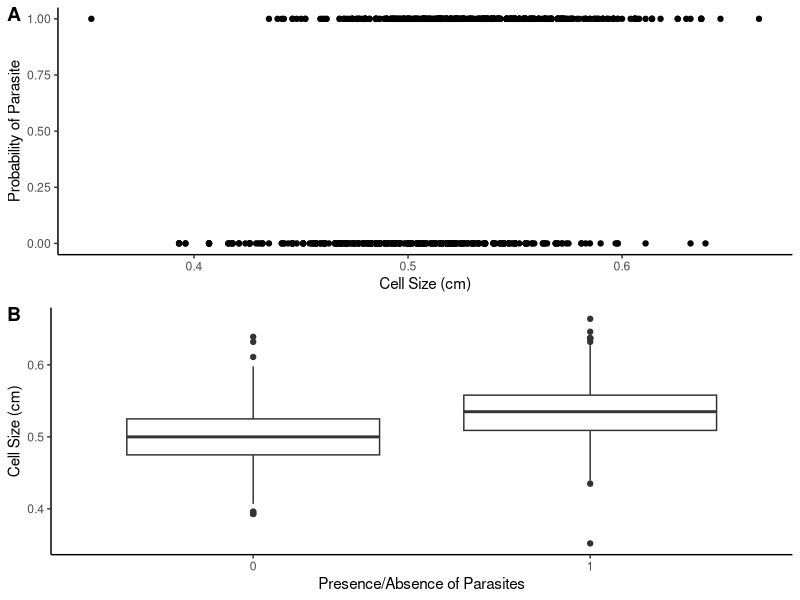
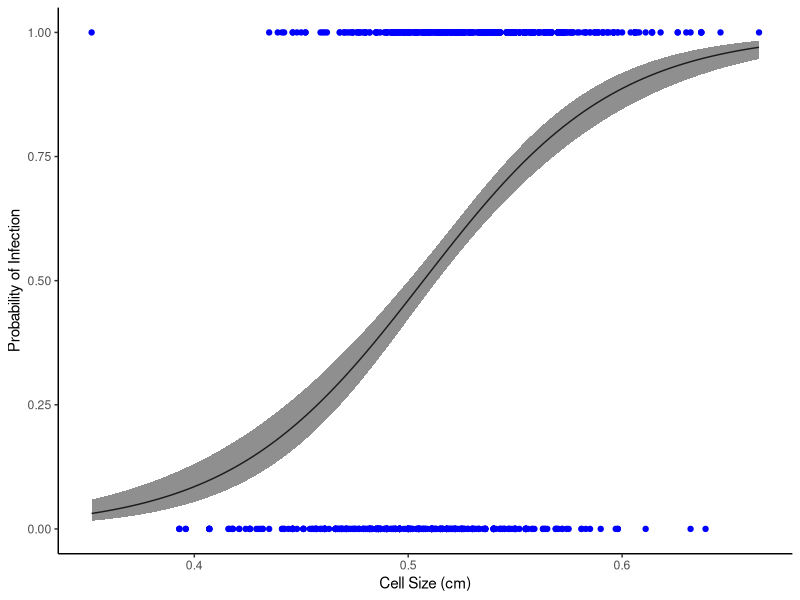
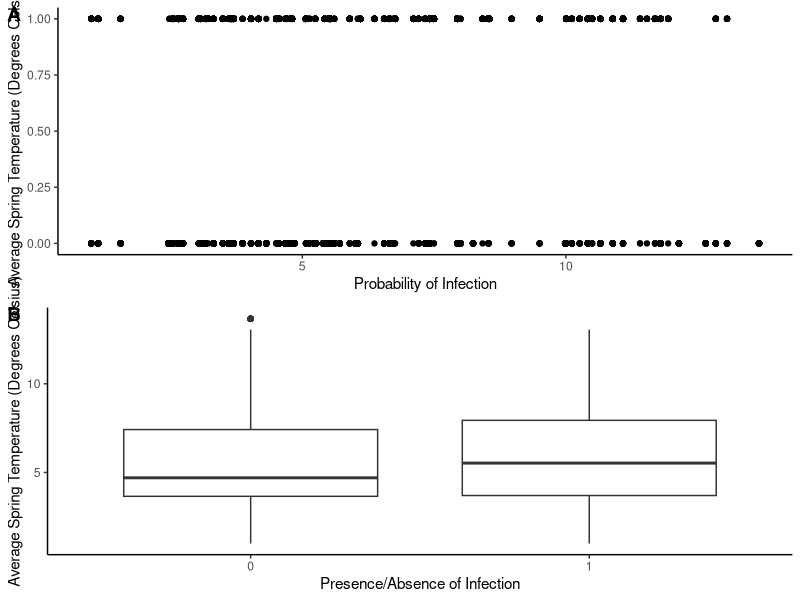
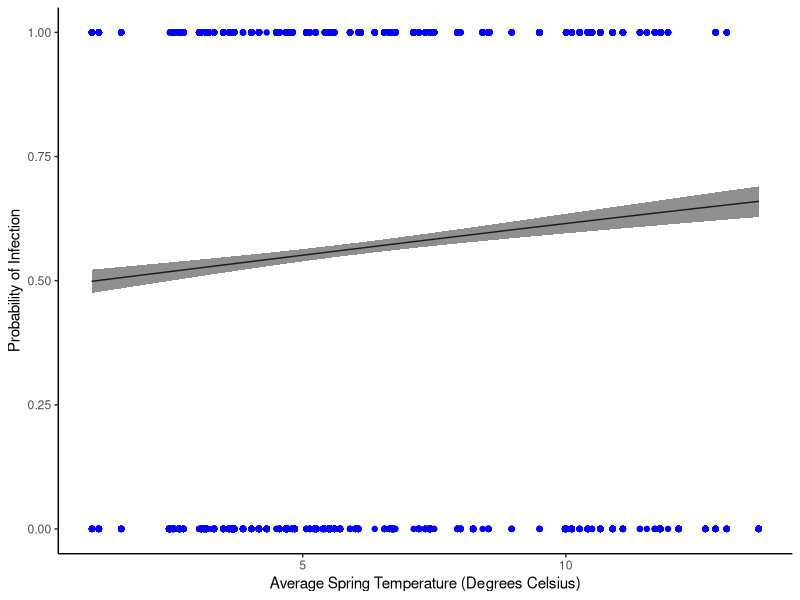
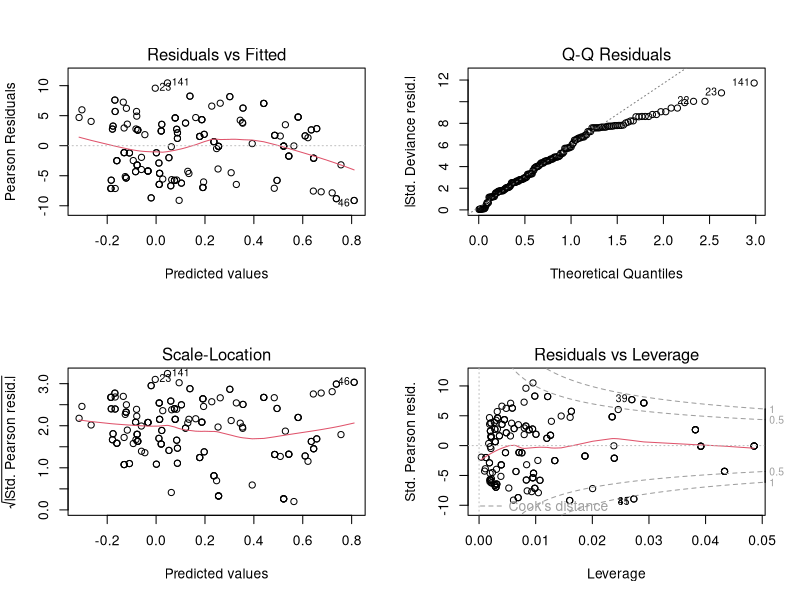
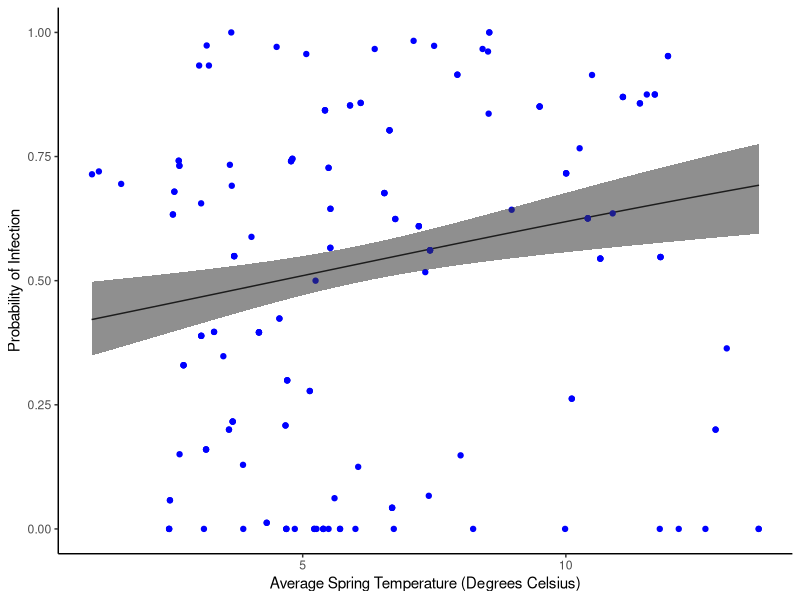
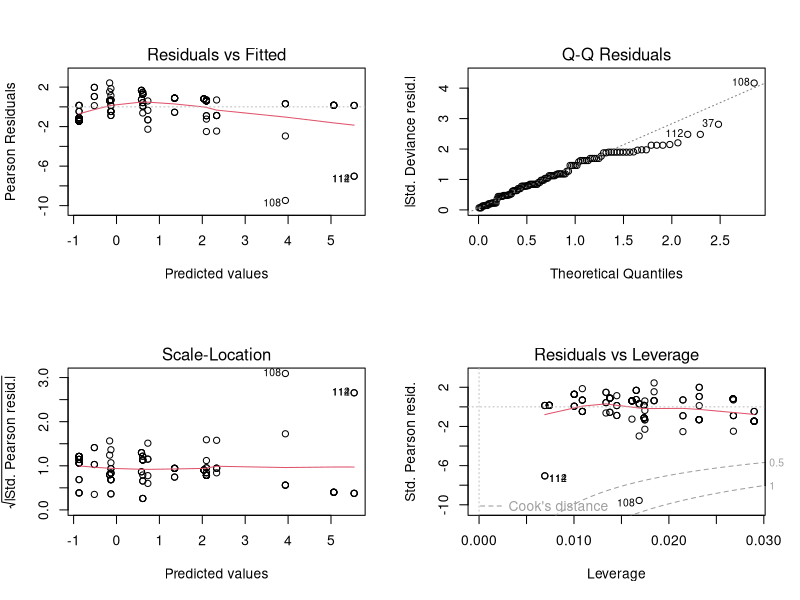
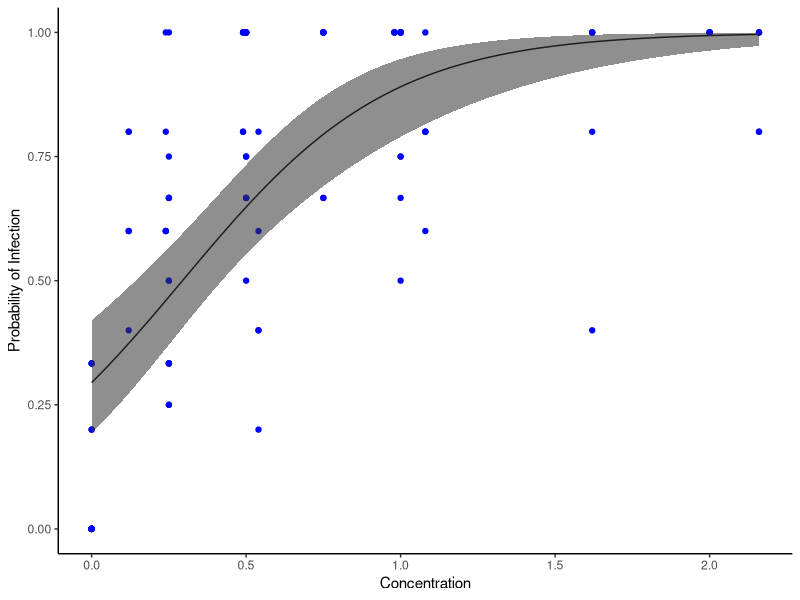

Reproduce these figures in R, in order.
# housekeeping
rm(list=ls())

# load packages
require(ggplot2)
require(ggpubr)

# reading and inspecting data
worker <- read.csv("../data/workerbees.csv", stringsAsFactors = T)
str(worker)

summary(worker$Parasites)
    # 1 means parasites present
    # binary data

scatterplot<- ggplot(worker, aes(x = CellSize, y = Parasites))+
    geom_point()+
    labs(x = "Cell Size (cm)", y = "Probability of Parasite")+
    theme_classic()
boxplot<- ggplot(worker, aes(x=factor(Parasites), y=CellSize))+
    geom_boxplot()+
    theme_classic()+
    labs(x="Presence/Absence of Parasites", y="Cell Size (cm)")
ggarrange(scatterplot, boxplot, labels=c("A", "B"), ncol=1, nrow=2)

# fitting model
M1 <- glm(Parasites~CellSize, data = worker, family = "binomial")
summary(M1)

anova(M1, test = "Chisq")

# finding flip
abs(-11.25/22.175)
    # 0.507
    # at this cellsize the prob of parasites flips from 0 to 1

# prepping model
range(worker$CellSize)

new_data <- data.frame(CellSize=seq(from=0.352, to=0.664, length=100))
predictions <- predict(M1, newdata = new_data, type = "link", se.fit = TRUE)
    # TYPE = LINK predicted the fit and se on log-linear scale
new_data$pred<- predictions$fit
new_data$se<- predictions$se.fit
new_data$upperCI<- new_data$pred+(new_data$se*1.96)
new_data$lowerCI<- new_data$pred-(new_data$se*1.96)
str(new_data)

# making the Plot 
ggplot(new_data, aes(x=CellSize, y=plogis(pred)))+ 
  geom_line(col="black")+
  geom_point(worker, mapping = aes(x=CellSize, y=Parasites), col="blue")+
  geom_ribbon(aes(ymin=plogis(lowerCI), ymax=plogis(upperCI), alpha=0.2), show.legend = FALSE)+ 
  labs(y="Probability of Infection", x="Cell Size (cm)")+
  theme_classic()

# pseudoRsquared
1-(1104.9/1259.6)
    # model explains only 0.12 of variation of parasite prob

## new data

# load
chytrid<- read.csv("../data/chytrid.csv", stringsAsFactors= T)
str(chytrid)
    # infectionstatus = binary

scatterplot<-ggplot(chytrid, aes(x=Springavgtemp, y=InfectionStatus))+
  geom_point()+
  labs(x= "Probability of Infection", y="Average Spring Temperature (Degrees Celsius)")+
  theme_classic()
boxplot<- ggplot(chytrid, aes(x=factor(InfectionStatus), y=Springavgtemp))+
  geom_boxplot()+
  theme_classic()+
  labs(x="Presence/Absence of Infection", y="Average Spring Temperature (Degrees Celsius)")
ggarrange(scatterplot, boxplot, labels=c("A","B"), ncol=1, nrow=2)

# fitting model
M2 <- glm(InfectionStatus~Springavgtemp, data = chytrid, family = "binomial")
summary(M2)
anova(M2, test = "Chisq")

# flipping point
abs(-0.06/0.05)
    # 1.2 degrees celsius
    # hotter than this -> more likely to be infected

# pseudoRsquared
1-(9270/9310)
    # model explains not much

# prepping plot
range(chytrid$Springavgtemp) # Finding the range of Average Spring Temperature
new_data <- data.frame(Springavgtemp=seq(from=0.99, to=13.67, length=100))
predictions<- predict(M2, newdata = new_data, type = "link", se.fit = TRUE) # the type="link" here predicted the fit and se on the log-linear scale. 
new_data$pred<- predictions$fit
new_data$se<- predictions$se.fit
new_data$upperCI<- new_data$pred+(new_data$se*1.96)
new_data$lowerCI<- new_data$pred-(new_data$se*1.96)

# Making the Plot 
ggplot(new_data, aes(x=Springavgtemp, y=plogis(pred)))+ 
  geom_line(col="black")+
  geom_point(chytrid, mapping = aes(x=Springavgtemp, y=InfectionStatus), col="blue")+
  geom_ribbon(aes(ymin=plogis(lowerCI), ymax=plogis(upperCI), alpha=0.2), show.legend = FALSE)+ 
  labs(y="Probability of Infection", x="Average Spring Temperature (Degrees Celsius)")+
  theme_classic()

## analysing the data as a BINOMIAL (not binary) outcome

chytrid_binomial<- read.csv("../data/chytrid_binomial.csv", stringsAsFactors = T)
str(chytrid_binomial)

# fitting the model
M3 <- glm(cbind(Positives, Total-Positives)~AverageSpringTemp, data =
    chytrid_binomial, family = "binomial")
    # cbind = column bind
    # combine the number of infections with the number of non-infections
        # these get plugged into the logit link function
        # to calc log odds ratio

summary(M3)
    # for every 1C increase in temp, log odds of infection increases by 0.09
        # which is an increase in odds of 1.094 (exp(0.09))
        # so 1C increase in temp = 9.4% higher odds
anova(M3, test = "Chisq")

# flip point
abs(-0.4/0.09)
    # 4.44 C is flip pt

# pseudoRsquared
1-(4795.7/5055.4)
    # 0.05 of var explained

# model validation
4795.7/173
    # dispersion parameter- 27.72
    # overdispersed
        # simplistic model?
        # outliers?

# diagnostic plots
par(mfrow=c(2,2))
plot(M3)
sum(cooks.distance(M3)>1)
    # 2 outliers

# fitting a quasi-binomial model
M4 <- glm(cbind(Positives, Total-Positives)~AverageSpringTemp, data = 
    chytrid_binomial, family = "quasibinomial")
summary(M4)
anova(M4, test = "F") # for quasi we use the F test

# estimate values do not change but SEs increase

# prepping plot
range(chytrid_binomial$AverageSpringTemp)

new_data <- data.frame(AverageSpringTemp=seq(from=0.99, to=13.67, length=100))
predictions<- predict(M4, newdata = new_data, type = "link", 
    se.fit = TRUE) # the type="link" here predicted the fit and se on the log-linear scale. 
new_data$pred<- predictions$fit
new_data$se<- predictions$se.fit
new_data$upperCI<- new_data$pred+(new_data$se*1.96)
new_data$lowerCI<- new_data$pred-(new_data$se*1.96)

# Making the Plot 
ggplot(new_data, aes(x=AverageSpringTemp, y=plogis(pred)))+ 
  geom_line(col="black")+
  geom_point(chytrid_binomial, mapping = aes(x=AverageSpringTemp, y=(Positives/Total)), col="blue")+
  geom_ribbon(aes(ymin=plogis(lowerCI), ymax=plogis(upperCI), alpha=0.2), show.legend = FALSE)+ # adding CI
  labs(y="Probability of Infection", x="Average Spring Temperature (Degrees Celsius)")+
  theme_classic()

## New data

# reading data, fitting model
mites <- read.csv("../data/bee_mites.csv")
str(mites)
M5<-glm(cbind(Dead_mites, Total-Dead_mites)~Concentration, data = 
mites, family = "binomial")
summary(M5)
anova(M5, test = "Chisq")

194.82/113
    # dispersion factor- 1.72
    # overdispersed a bit- do a quasi

dev.off()
par(mfrow=c(2,2))
plot(M5)

# fitting quasi-binomial model
M6 <- glm(cbind(Dead_mites, Total-Dead_mites)~Concentration, data = 
mites, family = "quasibinomial")

range(mites$Concentration)

new_data <- data.frame(Concentration = seq(from = 0, to=2.16, length = 100))
predictions<- predict(M6, newdata = new_data, type = "link", se.fit=
TRUE) #PREDICT FIT AND SE ON LOGLINEAR SCALE
new_data$pred<- predictions$fit
new_data$se<- predictions$se.fit
new_data$upperCI<- new_data$pred+(new_data$se*1.96)
new_data$lowerCI<- new_data$pred-(new_data$se*1.96)

# making plot
ggplot(new_data, aes(x=Concentration, y = plogis(pred)))+
    geom_line(col="black")+
    geom_point(mites, mapping = aes(x=Concentration,
    y = (Dead_mites/Total)), col = "blue")+
    geom_ribbon(aes(ymin=plogis(lowerCI), ymax=plogis(upperCI),
    alpha=0.2), show.legend = FALSE)+
    labs(y="Probability of Infection", x="Concentration")+
    theme_classic()